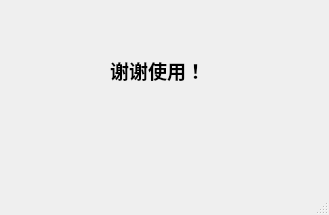
<?xml version="1.0" encoding="UTF-8"?>
<ui version="4.0">
 <class>MainWindow</class>
 <widget class="QMainWindow" name="MainWindow">
  <property name="geometry">
   <rect>
    <x>0</x>
    <y>0</y>
    <width>329</width>
    <height>215</height>
   </rect>
  </property>
  <property name="windowTitle">
   <string>MainWindow</string>
  </property>
  <widget class="QWidget" name="centralwidget">
   <widget class="QLabel" name="label">
    <property name="geometry">
     <rect>
      <x>110</x>
      <y>50</y>
      <width>101</width>
      <height>41</height>
     </rect>
    </property>
    <property name="font">
     <font>
      <family>Agency FB</family>
      <pointsize>14</pointsize>
      <weight>75</weight>
      <bold>true</bold>
     </font>
    </property>
    <property name="text">
     <string>谢谢使用！</string>
    </property>
   </widget>
  </widget>
  <widget class="QMenuBar" name="menubar">
   <property name="geometry">
    <rect>
     <x>0</x>
     <y>0</y>
     <width>329</width>
     <height>23</height>
    </rect>
   </property>
  </widget>
  <widget class="QStatusBar" name="statusbar"/>
 </widget>
 <resources/>
 <connections/>
</ui>
